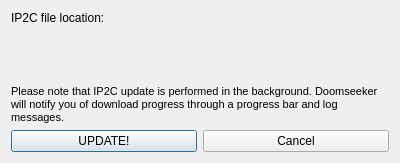
<?xml version="1.0" encoding="UTF-8"?>
<ui version="4.0">
 <class>IP2CUpdateBox</class>
 <widget class="QDialog" name="IP2CUpdateBox">
  <property name="geometry">
   <rect>
    <x>0</x>
    <y>0</y>
    <width>400</width>
    <height>163</height>
   </rect>
  </property>
  <property name="windowTitle">
   <string>Doomseeker - Update IP2C</string>
  </property>
  <layout class="QVBoxLayout" name="verticalLayout">
   <item>
    <widget class="QLabel" name="label">
     <property name="text">
      <string>IP2C file location:</string>
     </property>
    </widget>
   </item>
   <item>
    <widget class="QLabel" name="lblIP2CFileLocation">
     <property name="text">
      <string>&lt;ENTER LOCATION HERE&gt;</string>
     </property>
     <property name="wordWrap">
      <bool>true</bool>
     </property>
    </widget>
   </item>
   <item>
    <widget class="QLabel" name="lblDatabaseAge">
     <property name="text">
      <string>&lt;ENTER DATABASE AGE HERE OR LEAVE EMPTY&gt;</string>
     </property>
     <property name="wordWrap">
      <bool>true</bool>
     </property>
    </widget>
   </item>
   <item>
    <spacer name="verticalSpacer">
     <property name="orientation">
      <enum>Qt::Vertical</enum>
     </property>
     <property name="sizeHint" stdset="0">
      <size>
       <width>20</width>
       <height>40</height>
      </size>
     </property>
    </spacer>
   </item>
   <item>
    <widget class="QLabel" name="label_2">
     <property name="text">
      <string>&lt;!DOCTYPE HTML PUBLIC &quot;-//W3C//DTD HTML 4.0//EN&quot; &quot;http://www.w3.org/TR/REC-html40/strict.dtd&quot;&gt;
&lt;html&gt;&lt;head&gt;&lt;meta name=&quot;qrichtext&quot; content=&quot;1&quot; /&gt;&lt;style type=&quot;text/css&quot;&gt;
p, li { white-space: pre-wrap; }
&lt;/style&gt;&lt;/head&gt;&lt;body style=&quot; font-family:'MS Shell Dlg 2'; font-size:8.25pt; font-weight:400; font-style:normal;&quot;&gt;
&lt;p style=&quot; margin-top:0px; margin-bottom:0px; margin-left:0px; margin-right:0px; -qt-block-indent:0; text-indent:0px;&quot;&gt;&lt;span style=&quot; font-size:8pt;&quot;&gt;Please note that IP2C update is performed in the background. Doomseeker will notify you of download progress through a progress bar and log messages.&lt;/span&gt;&lt;/p&gt;&lt;/body&gt;&lt;/html&gt;</string>
     </property>
     <property name="wordWrap">
      <bool>true</bool>
     </property>
    </widget>
   </item>
   <item>
    <layout class="QHBoxLayout" name="horizontalLayout">
     <item>
      <widget class="QPushButton" name="btnUpdate">
       <property name="text">
        <string>UPDATE!</string>
       </property>
      </widget>
     </item>
     <item>
      <widget class="QPushButton" name="btnCancel">
       <property name="text">
        <string>Cancel</string>
       </property>
      </widget>
     </item>
    </layout>
   </item>
  </layout>
 </widget>
 <resources/>
 <connections/>
</ui>
